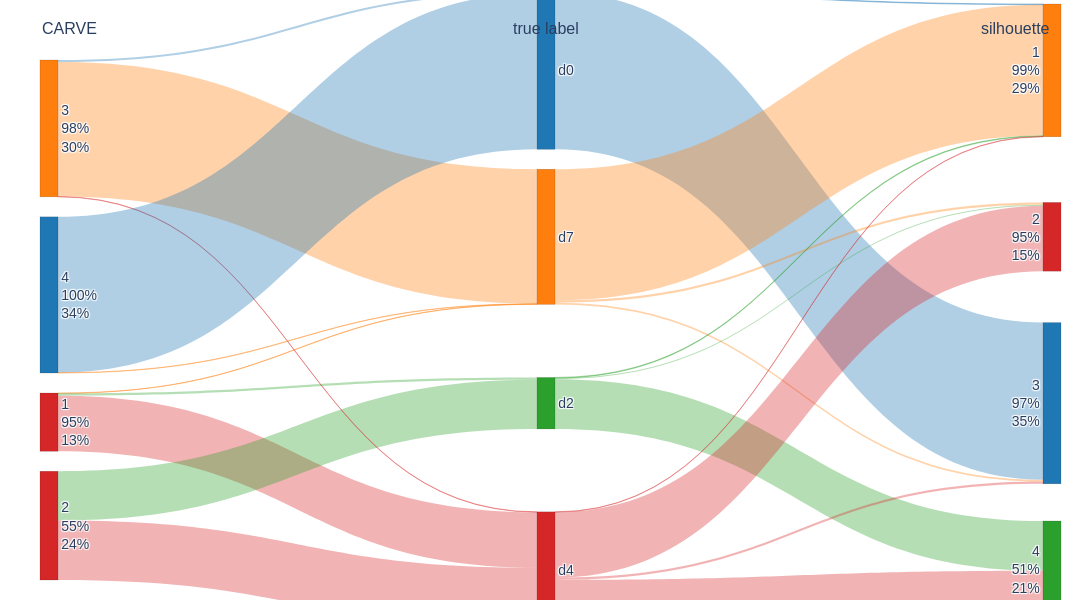

Here is the notebook cell this chart was saved with:
### Code cell
# Agglomerative k=4 (Ward) –– as suggested by silhouette 
silhouette_labels = SpectralClustering(n_clusters=4, gamma=gamma_005, random_state=RANDOM_SEED).fit_predict(X)

# Spectral, k=7 –– as suggested by CARVE generalizability 
carve_labels = carve.get_labels(measure="generalizability", rule="1se")

fig = alluvial_compare(
    y_true=y,
    left_labels=carve_labels,
    right_labels=silhouette_labels,
    left_title="CARVE",
    right_title="silhouette",
    true_title="true label",
    palette_name="tab10",
    link_alpha=0.35,
)

fig.show()

### Figure 1 — Plotly figure (JSON) as saved in the notebook; plotly's stock layout.template omitted (floating-point values rounded to 4 significant figures)
{"data": [{"arrangement": "fixed", "link": {"color": ["rgba(255,127,14,0.35)", "rgba(44,160,44,0.35)", "rgba(214,39,40,0.35)", "rgba(44,160,44,0.35)", "rgba(214,39,40,0.35)", "rgba(31,119,180,0.35)", "rgba(255,127,14,0.35)", "rgba(214,39,40,0.35)", "rgba(31,119,180,0.35)", "rgba(255,127,14,0.35)", "rgba(31,119,180,0.35)", "rgba(31,119,180,0.35)", "rgba(255,127,14,0.35)", "rgba(255,127,14,0.35)", "rgba(255,127,14,0.35)", "rgba(44,160,44,0.35)", "rgba(44,160,44,0.35)", "rgba(44,160,44,0.35)", "rgba(214,39,40,0.35)", "rgba(214,39,40,0.35)", "rgba(214,39,40,0.35)", "rgba(214,39,40,0.35)"], "source": [0, 0, 0, 1, 1, 2, 2, 2, 3, 3, 4, 4, 5, 5, 5, 6, 6, 6, 7, 7, 7, 7], "target": [5, 6, 7, 6, 7, 4, 5, 7, 4, 5, 8, 10, 8, 9, 10, 8, 9, 11, 8, 9, 10, 11], "value": [1, 7, 164, 145, 176, 6, 397, 1, 460, 1, 2, 464, 387, 7, 5, 2, 3, 147, 1, 193, 7, 140]}, "node": {"color": ["#d62728", "#d62728", "#ff7f0e", "#1f77b4", "#1f77b4", "#ff7f0e", "#2ca02c", "#d62728", "#ff7f0e", "#d62728", "#1f77b4", "#2ca02c"], "label": ["1<br>95%<br>13%", "2<br>55%<br>24%", "3<br>98%<br>30%", "4<br>100%<br>34%", "d0", "d7", "d2", "d4", "1<br>99%<br>29%", "2<br>95%<br>15%", "3<br>97%<br>35%", "4<br>51%<br>21%"], "line": {"color": "rgba(0,0,0,0.25)", "width": 0.5}, "pad": 20, "thickness": 18, "x": [0, 0, 0, 0, 0.5, 0.5, 0.5, 0.5, 1, 1, 1, 1], "y": [0.02, 0.34, 0.66, 0.98, 0.02, 0.34, 0.66, 0.98, 0.02, 0.34, 0.66, 0.98]}, "type": "sankey"}], "layout": {"annotations": [{"font": {"size": 16}, "showarrow": false, "text": "CARVE", "x": 0, "xref": "paper", "y": 1.08, "yref": "paper"}, {"font": {"size": 16}, "showarrow": false, "text": "true label", "x": 0.5, "xref": "paper", "y": 1.08, "yref": "paper"}, {"font": {"size": 16}, "showarrow": false, "text": "silhouette", "x": 1, "xref": "paper", "y": 1.08, "yref": "paper"}], "font": {"family": "Arial", "size": 14}, "height": 600, "margin": {"b": 20, "l": 40, "r": 40, "t": 60}, "paper_bgcolor": "white", "plot_bgcolor": "white", "width": 1200}}
